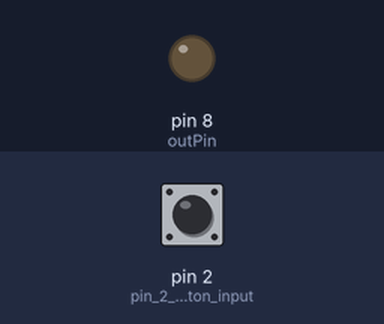
The sketch below on a simulated Arduino Uno, built with avr-gcc and run on an emulated ATmega328P. Parts: output pins drawn as LEDs (lit = HIGH). The test bench sets the inputs (shaded band); at power-on: pin 2 (pin_2_for_button_input) LOW.

Above: at 1.2 s.
1.3 s: pin 2 (pin_2_for_button_input) pulled HIGH for 0.15 s
At 1.37 s:
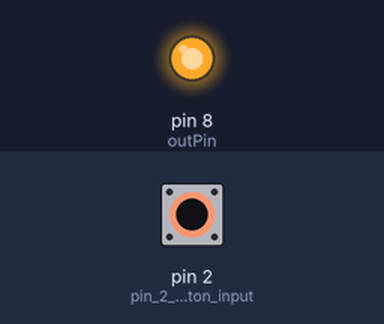
2.9 s: pin 2 (pin_2_for_button_input) pulled HIGH for 3.2 s
At 7.0 s:
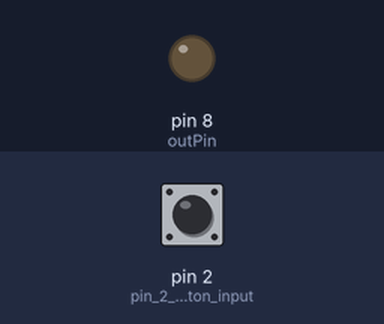
Timing chart, 0 to 8.5 s (numbered marks = the images above; inputs shaded):
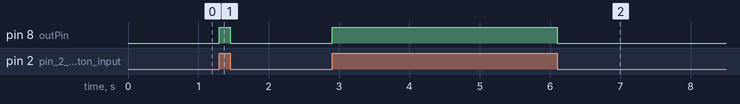

Measured:
- after the input at 1.3 s, pin 8 (outPin): LOW → HIGH at once, → LOW 0.15 s later
- after the input at 2.9 s, pin 8 (outPin): LOW → HIGH at once, → LOW 3.2 s later

The sketch:

LEDPushButton.ino
```cpp
// C++ code for Arduino
// based on TinkerCAD youtube example
// "Pushbutton Digital Input With Arduino in Tinkercad"
// https://www.youtube.com/watch?v=PC15jBx2UxI

// Set a const for the LED output
// 13 controls internal LED and an output
const int outPin = 8 ; // pin number for LED

// Initialize global variable for the pushbutton state
int buttonState = 0;

void setup()
{
  pinMode(2, INPUT); // pin 2 for button input
  pinMode(outPin, OUTPUT); // pin for LED output control
}

void loop()
{
  // read state of pushbutton
  buttonState = digitalRead(2);
  // if pushbutton IS pressed LED = ON
  if (buttonState == HIGH) {
    digitalWrite(outPin, HIGH);
  // not pressed LED = OFF
  } else {
    digitalWrite(outPin, LOW);
  }
}
```
